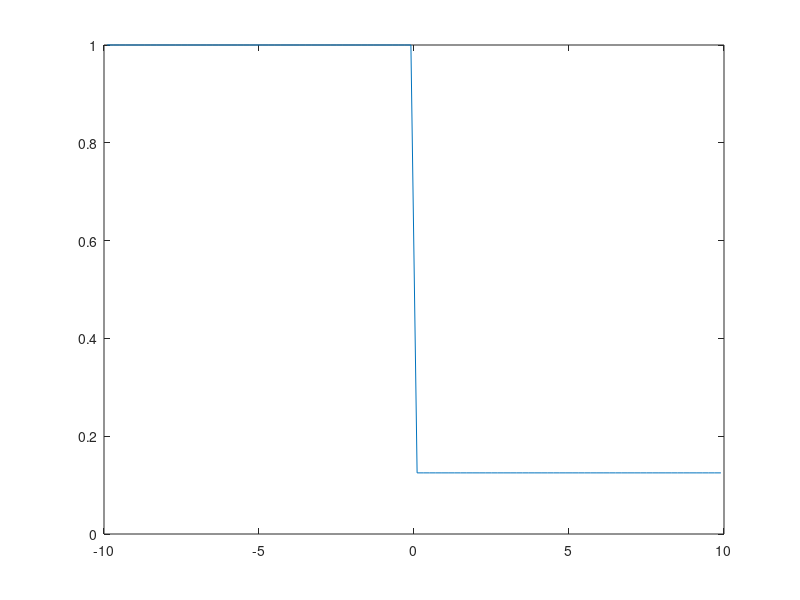
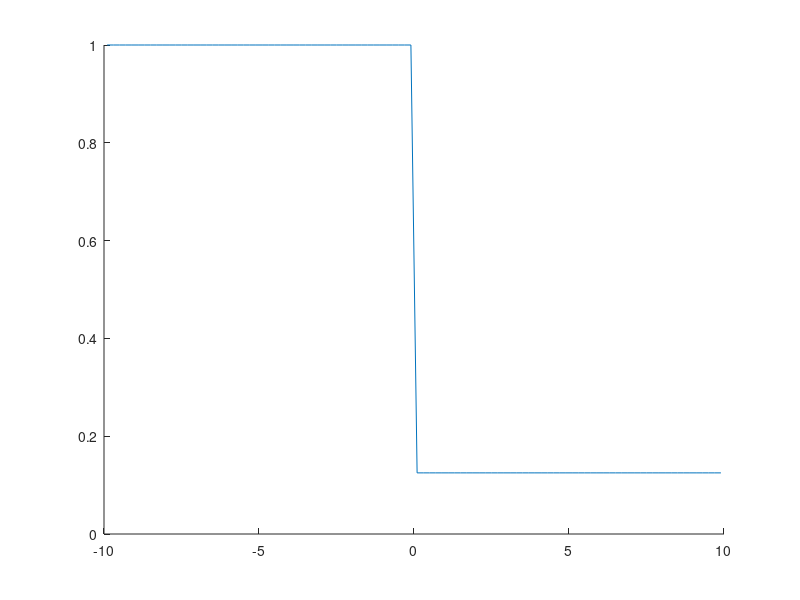

The MATLAB script that drew these images, in order: (Note: this script raises an error after producing the figures.)
%% Sod Shock Tube
clc
clear
close all

%%
N = 100;
gamma = 1.4;

L = [-10, 10];

u = zeros(N,3);
%Setting Initial Conditions for Sod shock tube problem

p = zeros(N,1);
p(1:round(N/2)) = 1.0;
p(round(N/2)+1:end) = 0.1;
p = p.*101325;
%Density initial condition
u(1:round(N/2),1) = 1;
u(round(N/2)+1:end,1) = 0.125;

%Velocity initial condition
u(1:round(N/2),2) = 0.75;

%
u(:,3) = 1./u(:,1).*(p./(gamma - 1) + 1/2.*u(:,1).*abs(u(:,2)).^2);

%Defining coordinates
L_mag = sum(abs(L));
u_coord = (L(1)+(L_mag/N/2):L_mag/N:L(2)-(L_mag/N/2))';

c1 = plot(u_coord,u(:,1),'Color',[0, 0.4470, 0.7410]);

E2N = [(1:N-1)',(2:N)'];

% E2N = [E2N;N,1];


CFL = 1; %CFL number of 1
d_x = L_mag./N;

T = 0.2;

%% Forward Euler Stepping
figure()
hold on


t = 0;
c1 = plot(u_coord,u(:,1),'Color',[0, 0.4470, 0.7410]);
drawnow
count = 0;
u_history = zeros(size(u,1),size(u,2),1);
t_history = [];
save = 1;
while t < T
    count = count + 1;
    dt = 1E-5;
    %RK2
    [Residual_1] = calculateResidual_freestream(u,N,E2N,@roe);

    u_1 = u - dt.*Residual_1./d_x;
    [Residual_2] = calculateResidual_freestream(u_1,N,E2N,@roe);
    u = u - dt.*(0.5.*(Residual_1+Residual_2));
    
    if mod(count,100) == 0
        fprintf("Residual = "+ sum(abs(Residual_1),'all')+", t = "+t+"\n");
        delete(c1);
        c1 = plot(u_coord,u(:,1),'Color',[0, 0.4470, 0.7410]);
        drawnow
    end

    if mod(count,1E4) == 0
        u_history(:,:,save) = u;
        t_history = [t_history;t];
        save = save + 1;
        fprintf("Solution Saved!\n\n")
    end
    
    %Advance in Time
    t = t + dt;
   
end
plot(u_coord,u(:,1))
legend('Initial','Final')
xlabel('x')
ylabel('rho')



%% Functions Declared

%Calculate residual for 1 timestep
function [Residual] = calculateResidual_freestream(u,N,E2N,flux)
    EdgeFlux = zeros(size(E2N,1),3);
    Residual = zeros(N,size(u,2)); 
    for i = 1:size(E2N,1)
        L_indx = E2N(i,1);
        R_indx = E2N(i,2);
        uL = u(L_indx,:);
        uR = u(R_indx,:);
        uL_temp = [uL(1),uL(2),0,uL(3)];
        uR_temp = [uR(1),uR(2),0,uR(3)];
        [F] = flux(uL_temp,uR_temp,[1;0]);
        F(3) = []; 
        EdgeFlux(i,:) = F;
    end

    for i = 1:size(EdgeFlux,1)
        L_indx = E2N(i,1);
        R_indx = E2N(i,2);
        if L_indx ~= 1
            Residual(L_indx,:) = Residual(L_indx,:) + EdgeFlux(i,:);
        end
        if R_indx ~= max(max(E2N))
            Residual(R_indx,:) = Residual(R_indx,:) - EdgeFlux(i,:);
        end
    end
end

function [Residual] = calculateResidual_periodic(u,N,E2N,flux)
    EdgeFlux = zeros(size(E2N,1),3);
    Residual = zeros(N,size(u,2)); 
    for i = 1:size(E2N,1)
        L_indx = E2N(i,1);
        R_indx = E2N(i,2);
        uL = u(L_indx,:);
        uR = u(R_indx,:);
        uL_temp = [uL(1),uL(2),0,uL(3)];
        uR_temp = [uR(1),uR(2),0,uR(3)];
        [F] = flux(uL_temp,uR_temp,[1;0]);
        F(3) = []; 
        EdgeFlux(i,:) = F;
        Residual(L_indx,:) = Residual(L_indx,:) + F;
        Residual(R_indx,:) = Residual(R_indx,:) - F;
    end
end
